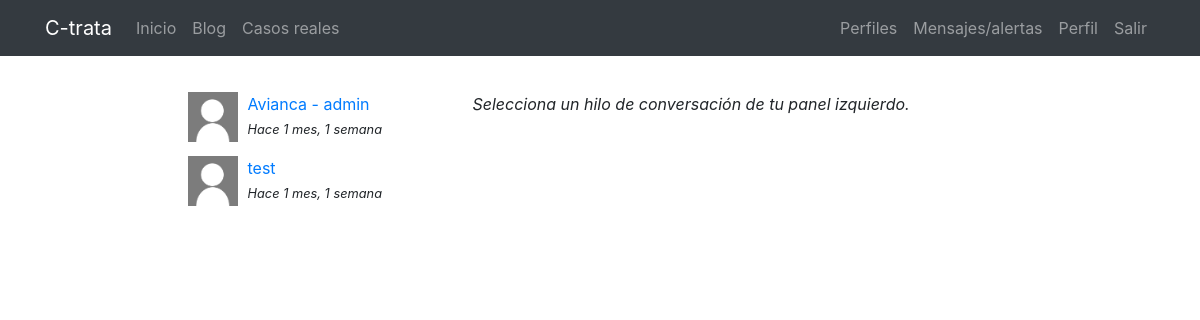
The app's page /messenger/ (signed in) with its own data.
### messenger/models.py (models this page shows)
class Thread(models.Model):
    users = models.ManyToManyField(User, related_name='threads')
    messages = models.ManyToManyField(Message)
    update = models.DateTimeField(auto_now=True)
    objects = ThreadManager()
    class Meta:
        ordering = ['-update']

class Message(models.Model):
    user = models.ForeignKey(User, on_delete=models.CASCADE)
    content = models.TextField()
    created = models.DateTimeField(auto_now_add=True)
    class Meta:
        ordering = ['created']

### messenger/views.py (the view)
# urls.py: path('', ThreadList.as_view(), name='list'),
@method_decorator(login_required, name="dispatch")
class ThreadList(TemplateView):
    template_name = "messenger/thread_list.html"

### messenger/templates/messenger/thread_list.html (shortened to what this page needs)
{% extends 'base.html' %}
{% load static %}
{% block content %}
<main role="main">
  <div class="container">
    <div class="row mt-3">
      <div class="col-md-9 mx-auto mb-5">
        <div class="row">
          <div class="col-md-4">
            {% for thread in request.user.threads.all %}
              {% if thread.messages.all|length > 0 %}
                <div class="mb-3">
                  {% for user in thread.users.all %}
                    {% if user != request.user %}
                      {% if user.profile.avatar %}
                        <img src="{{user.profile.avatar.url}}" class="avatar">
                      {% else %}
                        <img src="{% static 'registration/img/no-avatar.jpg' %}" class="avatar">
                      {% endif %}
                      <div>
                        <a href="{% url 'messenger:detail' thread.pk %}">{{user}}</a><br>
                        <small><i>Hace {{thread.messages.last.created|timesince}}</i></small>
                      </div>
                    {% endif %}
                  {% endfor %}
                </div>
              {% endif %}
            {% endfor %}
          </div>
          <div class="col-md-8">
            <p><i>Selecciona un hilo de conversación de tu panel izquierdo.</i></p>
          </div>
        </div>
      </div>
    </div>
  </div>
</main>
{% endblock %}

### core/static/core/css/main.css (style rules this page uses)
main { padding-top: 20px; }
:root { --jumbotron-padding-y: 3rem; }

### messenger/templates/messenger/thread_list.html (style rules this page uses)
.avatar { width:50px; height:50px; float:left; margin-right:10px; }

### records on screen
Thread: messages.last.created "1 mes, 1 semana"
Thread: messages.last.created "1 mes, 1 semana"

### other values on screen
{{ user }} "Avianca - admin"
{{ user }} "test"
